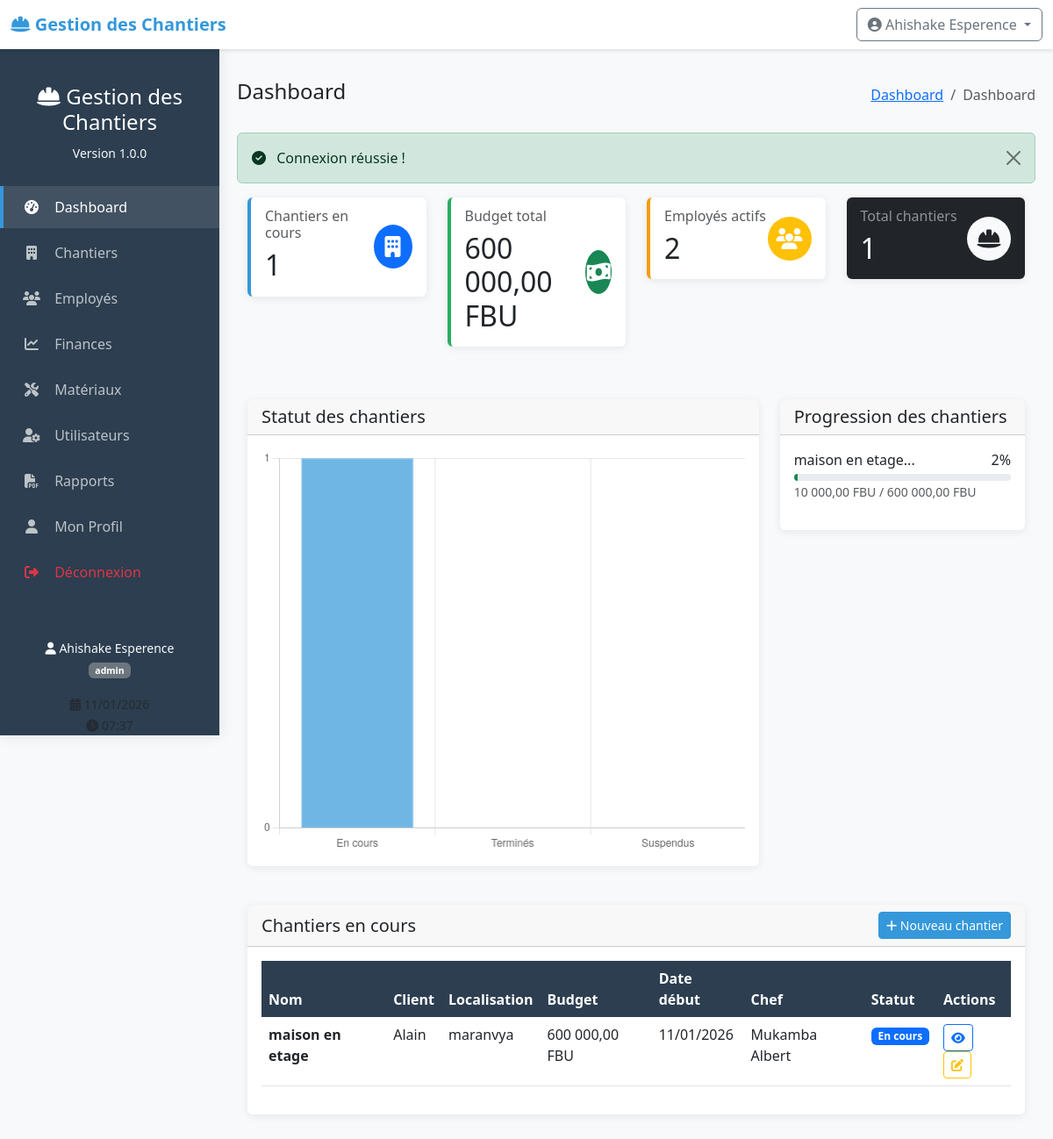
/index.php?controller=dashboard&action=index (signed in), run on the app's committed database.
### tables this page shows
CREATE TABLE chantiers (
    id INTEGER PRIMARY KEY AUTOINCREMENT,
    nom VARCHAR(200) NOT NULL,
    localisation TEXT NOT NULL,
    client VARCHAR(200) NOT NULL,
    budget_total DECIMAL(12,2) NOT NULL,
    date_debut DATE NOT NULL,
    date_fin DATE,
    statut VARCHAR(20) DEFAULT 'en_cours' CHECK(statut IN ('en_cours', 'suspendu', 'termine')),
    chef_chantier_id INTEGER,
    description TEXT,
    created_at DATETIME DEFAULT CURRENT_TIMESTAMP,
    updated_at DATETIME,
    FOREIGN KEY (chef_chantier_id) REFERENCES users(id)
);

CREATE TABLE users (
    id INTEGER PRIMARY KEY AUTOINCREMENT,
    username VARCHAR(50) UNIQUE NOT NULL,
    password VARCHAR(255) NOT NULL,
    nom VARCHAR(100) NOT NULL,
    prenom VARCHAR(100) NOT NULL,
    email VARCHAR(150) UNIQUE NOT NULL,
    role VARCHAR(20) NOT NULL CHECK(role IN ('admin', 'chef', 'comptable')),
    telephone VARCHAR(20),
    created_at DATETIME DEFAULT CURRENT_TIMESTAMP,
    last_login DATETIME,
    status BOOLEAN DEFAULT 1
);

### views/dashboard/index.php (the view, shortened to what the rows shown need)
<?php
require_once __DIR__ . '/../../models/Chantier.php';
require_once __DIR__ . '/../../models/Employe.php';
$chantierModel = new Chantier();
$employeModel = new Employe();
$stats = $chantierModel->getStats();
$employes = $employeModel->getAll();
$chantiersEnCours = $chantierModel->getAll(['statut' => 'en_cours']);
$employesActifs = count(array_filter($employes, function($e) {
    return $e['statut'] == 'actif';
}));
include __DIR__ . '/../../includes/header.php';
?>
<div class="container-fluid">
    <div class="row mb-4">
        <div class="col-md-3 mb-3">
            <div class="card stat-card en-cours">
                <div class="card-body">
                    <div class="d-flex justify-content-between align-items-center">
                        <div>
                            <h2 class="mb-0"><?php echo $stats['en_cours'] ?? 0; ?></h2>
                        </div>
                    </div>
                </div>
            </div>
        </div>
        <div class="col-md-3 mb-3">
            <div class="card stat-card termine">
                <div class="card-body">
                    <div class="d-flex justify-content-between align-items-center">
                        <div>
                            <h2 class="mb-0"><?php echo number_format($stats['total_budget'] ?? 0, 2, ',', ' '); ?> FBU</h2>
                        </div>
                    </div>
                </div>
            </div>
        </div>
        <div class="col-md-3 mb-3">
            <div class="card stat-card suspendu">
                <div class="card-body">
                    <div class="d-flex justify-content-between align-items-center">
                        <div>
                            <h2 class="mb-0"><?php echo $employesActifs; ?></h2>
                        </div>
                    </div>
                </div>
            </div>
        </div>
        <div class="col-md-3 mb-3">
            <div class="card bg-dark text-white">
                <div class="card-body">
                    <div class="d-flex justify-content-between align-items-center">
                        <div>
                            <h2 class="mb-0"><?php echo $stats['total'] ?? 0; ?></h2>
                        </div>
                    </div>
                </div>
            </div>
        </div>
    </div>
    <div class="row mb-4">
        <div class="col-md-4">
            <div class="card">
                <div class="card-body">
                    <?php foreach ($chantiersEnCours as $chantier):
                        $depenses = $chantierModel->getDepenses($chantier['id']);
                        $pourcentage = $chantier['budget_total'] > 0 ?
                            min(($depenses / $chantier['budget_total']) * 100, 100) : 0;
                    ?>
                    <div class="mb-3">
                        <div class="d-flex justify-content-between mb-1">
                            <span><?php echo substr($chantier['nom'], 0, 20); ?>...</span>
                            <span><?php echo number_format($pourcentage, 0); ?>%</span>
                        </div>
                        <div class="progress">
                            <div class="progress-bar
                                <?php echo $pourcentage > 80 ? 'bg-danger' :
                                       ($pourcentage > 60 ? 'bg-warning' : 'bg-success'); ?>"
                                 role="progressbar"
                                 style="width: <?php echo $pourcentage; ?>%">
                            </div>
                        </div>
                        <small class="text-muted">
                            <?php echo number_format($depenses, 2, ',', ' '); ?> FBU /
                            <?php echo number_format($chantier['budget_total'], 2, ',', ' '); ?> FBU
                        </small>
                    </div>
                    <?php endforeach; ?>
                </div>
            </div>
        </div>
    </div>
    <div class="row">
        <div class="col-12">
            <div class="card">
                <div class="card-body">
                    <div class="table-responsive">
                        <table class="table table-hover">
                            <thead>
                                <tr>
                                    <th>Nom</th>
                                    <th>Client</th>
                                    <th>Localisation</th>
                                    <th>Budget</th>
                                    <th>Date début</th>
                                    <th>Chef</th>
                                    <th>Statut</th>
                                    <th>Actions</th>
                                </tr>
                            </thead>
                            <tbody>
                                <?php foreach ($chantiersEnCours as $chantier): ?>
                                <tr>
                                    <td>
                                        <strong><?php echo htmlspecialchars($chantier['nom']); ?></strong>
                                    </td>
                                    <td><?php echo htmlspecialchars($chantier['client']); ?></td>
                                    <td><?php echo htmlspecialchars($chantier['localisation']); ?></td>
                                    <td><?php echo number_format($chantier['budget_total'], 2, ',', ' '); ?> FBU</td>
                                    <td><?php echo date('d/m/Y', strtotime($chantier['date_debut'])); ?></td>
                                    <td>
                                        <?php if ($chantier['chef_nom']): ?>
                                        <?php echo htmlspecialchars($chantier['chef_prenom'] . ' ' . $chantier['chef_nom']); ?>
                                        <?php else: ?>
                                        <span class="text-muted">Non assigné</span>
                                        <?php endif; ?>
                                    </td>
                                    <td>
                                        <span class="badge
                                            <?php echo $chantier['statut'] == 'en_cours' ? 'bg-primary' :
                                                   ($chantier['statut'] == 'termine' ? 'bg-success' : 'bg-warning'); ?>">
                                            <?php echo ucfirst(str_replace('_', ' ', $chantier['statut'])); ?>
                                        </span>
                                    </td>
                                    <td>
                                        <a href="index.php?controller=chantier&action=view&id=<?php echo $chantier['id']; ?>"
                                           class="btn btn-sm btn-outline-primary" title="Voir">
                                            <i class="fas fa-eye"></i>
                                        </a>
                                        <?php if ($_SESSION['role'] == 'admin' || $_SESSION['role'] == 'chef'): ?>
                                        <a href="index.php?controller=chantier&action=edit&id=<?php echo $chantier['id']; ?>"
                                           class="btn btn-sm btn-outline-warning" title="Modifier">
                                            <i class="fas fa-edit"></i>
                                        </a>
                                        <?php endif; ?>
                                    </td>
                                </tr>
                                <?php endforeach; ?>
                            </tbody>
                        </table>
                    </div>
                </div>
            </div>
        </div>
    </div>
</div>
<script>
// Graphique des chantiers
const ctx = document.getElementById('chantierChart').getContext('2d');
const chantierChart = new Chart(ctx, {
    type: 'bar',
    data: {
        labels: ['En cours', 'Terminés', 'Suspendus'],
        datasets: [{
            label: 'Nombre de chantiers',
            data: [
                <?php echo $stats['en_cours'] ?? 0; ?>,
                <?php echo $stats['termine'] ?? 0; ?>,
                <?php echo $stats['suspendu'] ?? 0; ?>
            ],
            backgroundColor: [
                'rgba(52, 152, 219, 0.7)',
                'rgba(39, 174, 96, 0.7)',
                'rgba(243, 156, 18, 0.7)'
            ],
            borderColor: [
                'rgb(52, 152, 219)',
                'rgb(39, 174, 96)',
                'rgb(243, 156, 18)'
            ],
            borderWidth: 1
        }]
    },
    options: {
        responsive: true,
        plugins: {
            legend: {
                display: false
            }
        },
        scales: {
            y: {
                beginAtZero: true,
                ticks: {
                    stepSize: 1
                }
            }
        }
    }
});
// Fonction pour les cercles d'icônes
document.addEventListener('DOMContentLoaded', function() {
    const iconCircles = document.querySelectorAll('.icon-circle');
    iconCircles.forEach(circle => {
        circle.style.width = '50px';
        circle.style.height = '50px';
        circle.style.borderRadius = '50%';
        circle.style.display = 'flex';
        circle.style.alignItems = 'center';
        circle.style.justifyContent = 'center';
        circle.style.fontSize = '1.5rem';
    });
});
</script>
<?php include __DIR__ . '/../../includes/footer.php'; ?>

### data on the page
chantiers: nom "maison en etage", pourcentage "2", depenses "10 000,00", budget_total "600 000,00", client "Alain", localisation "maranvya", date_debut "11/01/2026", chef_chantier.nom "Mukamba Albert", statut "En cours"

### other printed values
APP_NAME "Gestion des Chantiers"
$_SESSION['nom_complet'] "Ahishake Esperence"
APP_VERSION "1.0.0"
$_SESSION['role'] "admin"
$page_title "Dashboard"
$_SESSION['success'] "Connexion réussie !"
$stats['en_cours'] "1"
$stats['total_budget'] "600 000,00"
$employesActifs "2"
$stats['total'] "1"
chart data {{ $stats['en_cours'] }} 1
chart data {{ $stats['termine'] }} 0
chart data {{ $stats['suspendu'] }} 0
